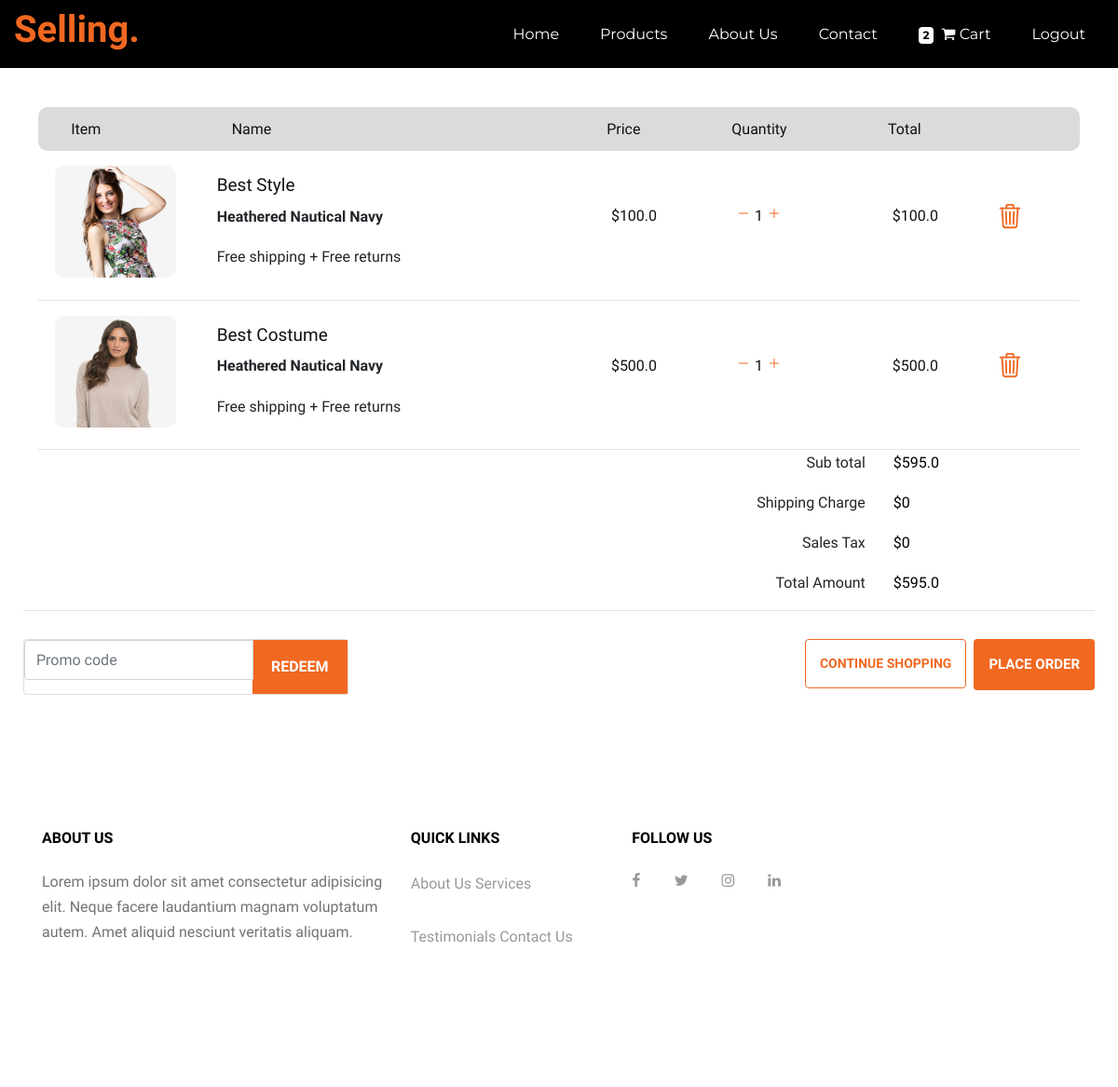
The app's page /order-summary/ (signed in), older data.
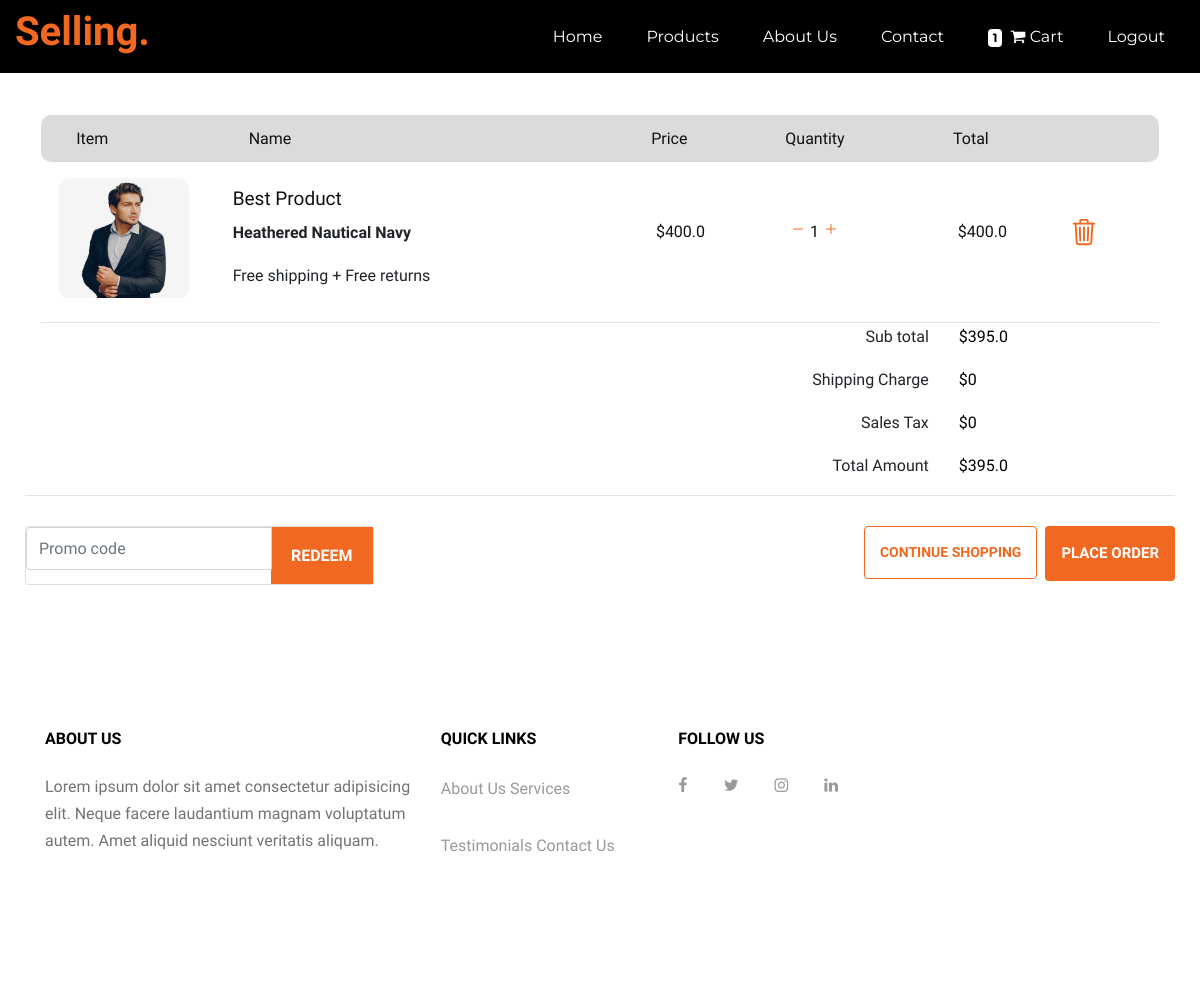
The same page, newer data.
### core/models.py (models this page shows, shortened)
class Order(models.Model):
    user = models.ForeignKey(settings.AUTH_USER_MODEL, on_delete=models.CASCADE )
    ref_code = models.CharField(max_length = 20)
    items = models.ManyToManyField(OrderItem)
    start_date = models.DateTimeField(auto_now_add=True)
    ordered_date = models.DateTimeField()
    ordered = models.BooleanField(default=False)
    Shipping_adress = models.ForeignKey(
        'Adress',related_name='shipping_adress', on_delete=models.SET_NULL, blank=True, null=True)
    billing_adress = models.ForeignKey(
        'Adress',related_name='billing_adress', on_delete=models.SET_NULL, blank=True, null=True) #to know where to send the product
    payment = models.ForeignKey(
        'Payment', on_delete=models.SET_NULL, blank = True, null=True)
    coupon = models.ForeignKey(
        'Coupon', on_delete=models.SET_NULL, blank = True, null=True)
    being_delevering = models.BooleanField(default=False)
    received = models.BooleanField(default=False)
    refund_requested = models.BooleanField(default=False)
    refund_granted = models.BooleanField(default=False)
    def get_total(self):
        total = 0
        for order_item in self.items.all():
            total += order_item.get_final_price()
        if self.coupon:
            total -= self.coupon.amount
        return total
    '''
    1.item added to cart
    2.Adding a billing adress
        (Failed checkout)
    3. Payment
    (preprocessing, processing, packaging etc.)
    4.Being delivered
    5.Recived
    6.Refunds
    '''

class OrderItem(models.Model):
    user = models.ForeignKey(settings.AUTH_USER_MODEL, on_delete=models.CASCADE)
    ordered = models.BooleanField(default=False)
    item = models.ForeignKey(Item, on_delete=models.CASCADE)
    quantity = models.IntegerField(default=1)
    def get_total_item_price(self):
        return self.quantity * self.item.price
    def get_final_price(self):
        if self.item.discount_price:
            return self.get_total_discount_item_price()
        return self.get_total_item_price()

class Item(models.Model):
    title = models.CharField(max_length=100)
    price = models.FloatField()
    discount_price = models.FloatField(blank=True, null=True)
    category = models.CharField(choices = CATEGORY_CHOICES, max_length=2)
    label = models.CharField(choices = LABEL_CHOICES, max_length=1)
    slug = models.SlugField()
    description = models.TextField()
    image = models.ImageField(blank=True, null=True)

class Coupon(models.Model):
    code = models.CharField(max_length=15)
    amount = models.FloatField()

### core/views.py (the view)
# urls.py: path('order-summary/', OrderSummaryView.as_view(), name='order-summary'),
class OrderSummaryView(LoginRequiredMixin, View):
    def get(self, *args, **kwargs):
        try:
            form = CouponForm()
            order = Order.objects.get(user=self.request.user, ordered=False)
            context = {
                'object': order,
                'couponform':form,
                'DISPLAY_COUPON_FORM': True
            }
            return render(self.request, 'order_summary.html', context)
        except ObjectDoesNotExist:
            messages.warning(self.request, "You do not have an active order")
            return redirect("/")

### core/forms.py
class CouponForm(forms.Form):
    code = forms.CharField(widget=forms.TextInput(attrs = {
        'class':'form-control',
        'placeholder':'Promo code' ,
        'aria-label':'Recipient\'s username',
        'aria-describedby':'basic-addon2',
    }))

### core/templatetags/cart_template_tags.py (called while the page is built)
@register.filter
def cart_item_count(user):
    if user.is_authenticated:
        qs = Order.objects.filter(user=user, ordered=False)
        if qs.exists():
            return qs[0].items.count()
    return 0

### core/templates/order_summary.html (shortened to what this page needs)
{% extends 'base.html' %}
{% block content %}
{% load static %}
{% load cart_template_tags %}
{% include "navbar_page.html" %}
<main>
  <div style="border-bottom: 0.5px solid rgb(226, 226, 226);" class="basket">
    <div class="basket-labels">
      <ul>
        <li class="item item-heading">Item</li>
        <li class="name">Name</li>
        <li class="price">Price</li>
        <li class="quantity">Quantity</li>
        <li class="subtotal">Total</li>
      </ul>
    </div>
    {% for order_item in object.items.all %}
    <div class="basket-product">
      <div class="item">
        <div class="product-image">
          <img src="{{ order_item.item.image.url }}" style="width: 130px !important;" height="120" alt="Placholder Image 2" class="product-frame">
        </div>
      </div>
      <div class="product-details ">
        <h1 class="product-padding">{{ order_item.item.title }}</h1>
        <p><strong>Heathered Nautical Navy</strong></p>
        <p>Free shipping + Free returns</p>
      </div>
      <div class="price padding">${{ order_item.item.price }}</div>
      <div class="quantity padding">
        <a  href="{% url 'core:remove_item_from_cart' order_item.item.slug %}"><ion-icon style="color: #f16821; " name="remove-outline"></ion-icon></ion-icon></a>
              {{order_item.quantity}}
        <a href="{% url 'core:add-to-cart' order_item.item.slug %}"><ion-icon style="color: #f16821;" name="add-outline"></ion-icon></i></a>
      </div>
      <div class="subtotal padding">
        ${{ order_item.get_final_price }}
      </div>
      <div class="remove">
        <a href="{% url 'core:remove-from-cart' order_item.item.slug %}"><ion-icon class="Remove" name="trash-outline"></ion-icon></a>
      </div>
    </div>
    {% endfor %}
    <div style="margin-right: 16%;" class="float-right ">
      <div class="row">
        <div class="col-9">
          <p style="text-align: right;">Sub total</p>
        </div>
        <div class="col-1">
          <span style="color: black; text-align: left;">{% if object.get_total %}
            ${{ object.get_total }}
            {% else %}
            $0
            {% endif %}</span>
        </div>
      </div>
      <div class="row">
        <div class="col-9">
          <p style="text-align: right;">Shipping Charge</p>
        </div>
        <div class="col-1">
          <span style="color: black;">$0</span>
        </div>
      </div>
      <div class="row">
        <div class="col-9">
          <p style="text-align: right;">Sales Tax</p>
        </div>
        <div class="col-1">
          <span style="color: black;">$0</span>
        </div>
      </div>
      <div class="row">
        <div class="col-9">
          <p style="text-align: right;">Total Amount</p>
        </div>
        <div class="col-1">
          <span style="color: black;">{% if object.get_total %}
            ${{ object.get_total }}
            {% else %}
            $0
            {% endif %}</span>
        </div>
      </div>
    </div>
  </div>
  <a  href="{% url 'core:checkout' %}"  class="btn1 btn float-right ml-2">PLACE ORDER</a>
  <a  href="{% url 'core:home' %}" class="btn2 btn float-right ml-2">CONTINUE SHOPPING</a>
  {% if DISPLAY_COUPON_FORM %}
  <form style="margin-top: 30px;" class="card float-left" action="{% url 'core:add-coupon' %}" method="POST">
    <div class="input-group">
      {{ couponform.code }}
      <div class="input-group-append">
        <button style="background-color: #f16821;" class=" btn3  btn-md waves-effect m-0" type="submit">Redeem</button>
      </div>
    </div>
  </form>
  {% endif %}
</main>
{% endblock %}

### core/templates/base.html (shortened to what this page needs)
{% load static %}
<!DOCTYPE html>
<html lang="en">
<head>
    <link href="https://stackpath.bootstrapcdn.com/font-awesome/4.7.0/css/font-awesome.min.css" rel="stylesheet">
    <link rel="stylesheet" href="{% static 'fonts/icomoon/style.css' %}">
    <link rel="stylesheet" href="{% static 'css/bootstrap.min.css' %}">
    <link rel="stylesheet" href="{% static 'css/jquery-ui.css' %}">
    <link rel="stylesheet" href="{% static 'css/owl.carousel.min.css' %}">
    <link rel="stylesheet" href="{% static 'css/owl.theme.default.min.css' %}">
    <link rel="stylesheet" href="{% static 'css/jquery.fancybox.min.css' %}">
    <link rel="stylesheet" href="{% static 'css/bootstrap-datepicker.css' %}">
    <link rel="stylesheet" href="{% static 'fonts/flaticon/font/flaticon.css' %}">
    <link rel="stylesheet" href="{% static 'css/aos.css' %}">
    <link rel="stylesheet" href="{% static 'css/style.css' %}">
    <link rel="stylesheet" href="{% static 'css/Shopping_cart_style.css' %}">
</head>
<body>
    {% block content %}
    {% endblock content %}
    {% include "footer_page.html" %}
</body>
</html>

### core/templates/navbar_page.html (shortened to what this page needs)
{% load cart_template_tags %}
{% load static %}
<nav style="background-color: black; " class="site-navbar py-2 js-sticky-header site-navbar-target fixed-top"
  role="banner">
  <div class="container-fluid">
    <div class="row align-items-center">
      <div class="col-5 col-xl-2">
        <h1 class="mb-0 site-logo"><a href="{% url 'core:home' %}" class="text-black mb-0">Selling<span
              class="text-primary">.</span> </a></h1>
      </div>
      <div class="col-2 col-md-10 d-none d-xl-block">
        <nav class="site-navigation position-relative text-right" role="navigation">
          <ul class="site-menu main-menu js-clone-nav mr-auto d-none d-lg-block">
            <li><a href="{% url 'core:home' %}" class="nav-link">Home</a></li>
            <li><a href="{% url 'core:home' %}" class="nav-link">Products</a></li>
            <li><a href="{% url 'core:home' %}" class="nav-link">About Us</a></li>
            <li><a href="{% url 'core:home' %}" class="nav-link">Contact</a></li>
            {% if request.user.is_authenticated %}
            <li><a href="{% url 'core:order-summary' %}" class="nav-link">
                <span style="background-color: white; color: black;" class=" badge z-depth-1 mr-1">
                  {{ request.user|cart_item_count }} </span>
                <i class="fa fa-shopping-cart"></i>
                <span class="clearfix d-none d-sm-inline-block"> Cart </span>
              </a></li>
            <li><a href="{% url 'account_logout' %}" class="nav-link">Logout</a></li>
            {% else %}
            <li><a href="{% url 'account_signup' %}" class="nav-link">SingUp</a></li>
            <li><a href="{% url 'account_login' %}" class="nav-link ">Login</a></li>
            {% endif %}
          </ul>
        </nav>
      </div>
    </div>
  </div>
</nav>

### core/templates/footer_page.html (shortened to what this page needs)
<footer class="site-footer bg-white">
    <div class="container">
        <div class="row ">
            <div class="col-md-10">
                <div class="row ">
                    <div class="col-md-5">
                        <h2 class="footer-heading mb-4">About Us</h2>
                        <p>Lorem ipsum dolor sit amet consectetur adipisicing elit. Neque facere laudantium magnam
                            voluptatum autem.
                            Amet aliquid nesciunt veritatis aliquam.</p>
                    </div>
                    <div class="col-md-3">
                        <h2 class="footer-heading mb-3">Quick Links</h2>
                        <ul class="list-unstyled">
                            <li><a href="#">About Us</a></li>
                            <li><a href="#">Services</a></li>
                            <li><a href="#">Testimonials</a></li>
                            <li><a href="#">Contact Us</a></li>
                        </ul>
                    </div>
                    <div class="col-md-4">
                        <h2 class="footer-heading mb-4">Follow Us</h2>
                        <a href="#" class="pl-0 pr-3"><span class="icon-facebook"></span></a>
                        <a href="#" class="pl-3 pr-3"><span class="icon-twitter"></span></a>
                        <a href="#" class="pl-3 pr-3"><span class="icon-instagram"></span></a>
                        <a href="#" class="pl-3 pr-3"><span class="icon-linkedin"></span></a>
                    </div>
                </div>
            </div>
        </div>
    </div>
</footer>

### core/static/css/style.css (style rules this page uses)
body { line-height: 1.7; font-weight: 400; font-size: 1rem; }
a { -webkit-transition: .3s all ease; -o-transition: .3s all ease; transition: .3s all ease; }
h1, h2, h3, h4, h5, .h1, .h2, .h3, .h4, .h5 { font-family: "Muli", -apple-system, BlinkMacSystemFont, "Segoe UI", Roboto, "Helvetica Neue", Arial, sans-serif, "Apple Color Emoji", "Segoe UI Emoji", "Segoe UI Symbol", "Noto Color Emoji"; }
.btn3 { font-size: 16px; font-weight: 900; }
.btn { text-transform: uppercase; font-size: 16px; font-weight: 900; padding: 15px 20px; }
.btn3 { text-transform: uppercase; font-size: 16px; font-weight: 900; padding: 15px 20px; }
.form-control { height: 43px; font-family: "Muli", -apple-system, BlinkMacSystemFont, "Segoe UI", Roboto, "Helvetica Neue", Arial, sans-serif, "Apple Color Emoji", "Segoe UI Emoji", "Segoe UI Symbol", "Noto Color Emoji"; }
.site-footer { padding: 4em 0; background: #333333; }
@media (min-width: 768px) { .site-footer { padding: 8em 0; } }
.site-footer p { color: #737373; }
.site-footer h2, .site-footer h3, .site-footer h4, .site-footer h5 { color: #000; }
.site-footer a { color: #999999; }
.site-footer ul li { margin-bottom: 10px; }
.site-footer .footer-heading { font-size: 16px; color: #000; text-transform: uppercase; font-weight: 900; }
.site-logo { position: relative; left: 0; top: -5px; font-weight: 900; }
.site-navbar { margin-bottom: 0px; z-index: 1999; position: relative; width: 100%; }
.site-navbar .site-navigation .site-menu { margin-bottom: 0; }
.site-navbar .site-navigation .site-menu a { text-decoration: none !important; display: inline-block; }
.site-navbar .site-navigation .site-menu > li { display: inline-block; }
.site-navbar .site-navigation .site-menu > li > a { padding: 5px 20px; color: white; display: inline-block; text-decoration: none !important; font-family:'Montserrat', sans-serif ; }
.position-relative { position: relative; }

### core/static/css/Shopping_cart_style.css (style rules this page uses)
.product-details h1 { font-size: 1.1875rem; font-family: inherit; margin-top: 10px; padding: 0; text-transform: capitalize; color: #111 !important ; }
.btn1 { color: white !important; padding: 15px; background-color:#f16821 ; font-size: 15px; margin-top: 30px; }
.btn2 { color: #f16821 !important; padding: 15px; background-color:white ; border: 1px solid #f16821; font-size: 14px; margin-top: 30px; }
input, button { border: 0 none; outline: 0 none; }
button { background-color: #666; color: #fff; }
.img2, .basket-module, .basket-labels, .basket-product { width: 100%; }
.basket, .basket-module, .basket-labels, .item, .name, .price, .quantity, .subtotal, .basket-product, .product-image, .product-details { float: left; }
main { clear: both; font-size: 1rem; margin: 0 auto; overflow: hidden; padding: 1rem 0; width: 1150px; }
.padding { color: #111 !important; padding-top: 40px !important; }
.basket, aside { padding: 0 1rem; -webkit-box-sizing: border-box; -moz-box-sizing: border-box; box-sizing: border-box; }
.basket { width: 100%; }
.basket-labels { background-color: rgb(219, 219, 219); border-radius: 10px; margin-top: 1.625rem; }
ul { list-style: none; margin: 0; padding: 0; }
li { color: #111; display: inline-block; padding: 0.625rem 0; }
.item { width: 15%; }
.name { width: 36%; }
.price { width: 12%; }
.quantity, .subtotal { width: 15%; }
.remove { width: auto; position: absolute; right: 60px; bottom: 60px; font-size: 30px; color: white !important; }
.item-heading { padding-left: 2.2rem; -webkit-box-sizing: border-box; -moz-box-sizing: border-box; box-sizing: border-box; margin-right: 40px; }
.basket-product { border-bottom: 0.5px solid rgb(226, 226, 226); padding: 1rem 0; position: relative; }
.product-image { width: 35%; }
.product-details { width: 40%; }
.product-frame { margin-left: 1.1rem; border-radius: 10px; }
.product-details { padding: 0 1.5rem; -webkit-box-sizing: border-box; -moz-box-sizing: border-box; box-sizing: border-box; }

Row changes from the older to the newer data that the page shows:
no longer on this page (row unchanged): OrderItem: item.image (picture), item "Best Style", item.price "100.0", quantity "1", get_final_price "100.0"
removed OrderItem: item.image (picture), item "Best Costume", item.price "500.0", quantity "1", get_final_price "500.0"
added OrderItem: item.image (picture), item "Best Product", item.price "400.0", quantity "1", get_final_price "400.0"
computed for Order: get_total "595.0" → "395.0"
Text that changed along with them:
{{ request.user|cart_item_count }}: "2" → "1"
